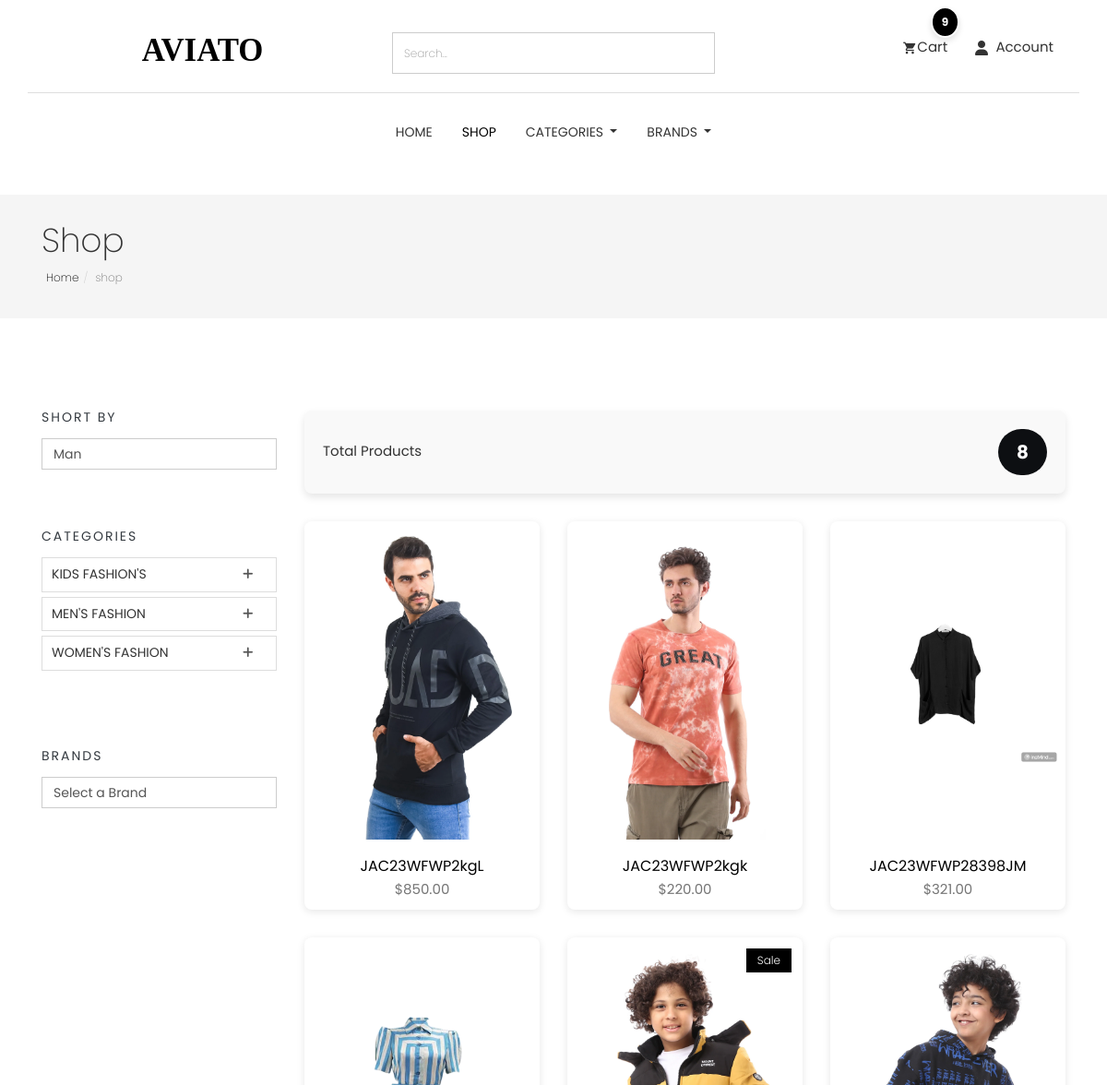
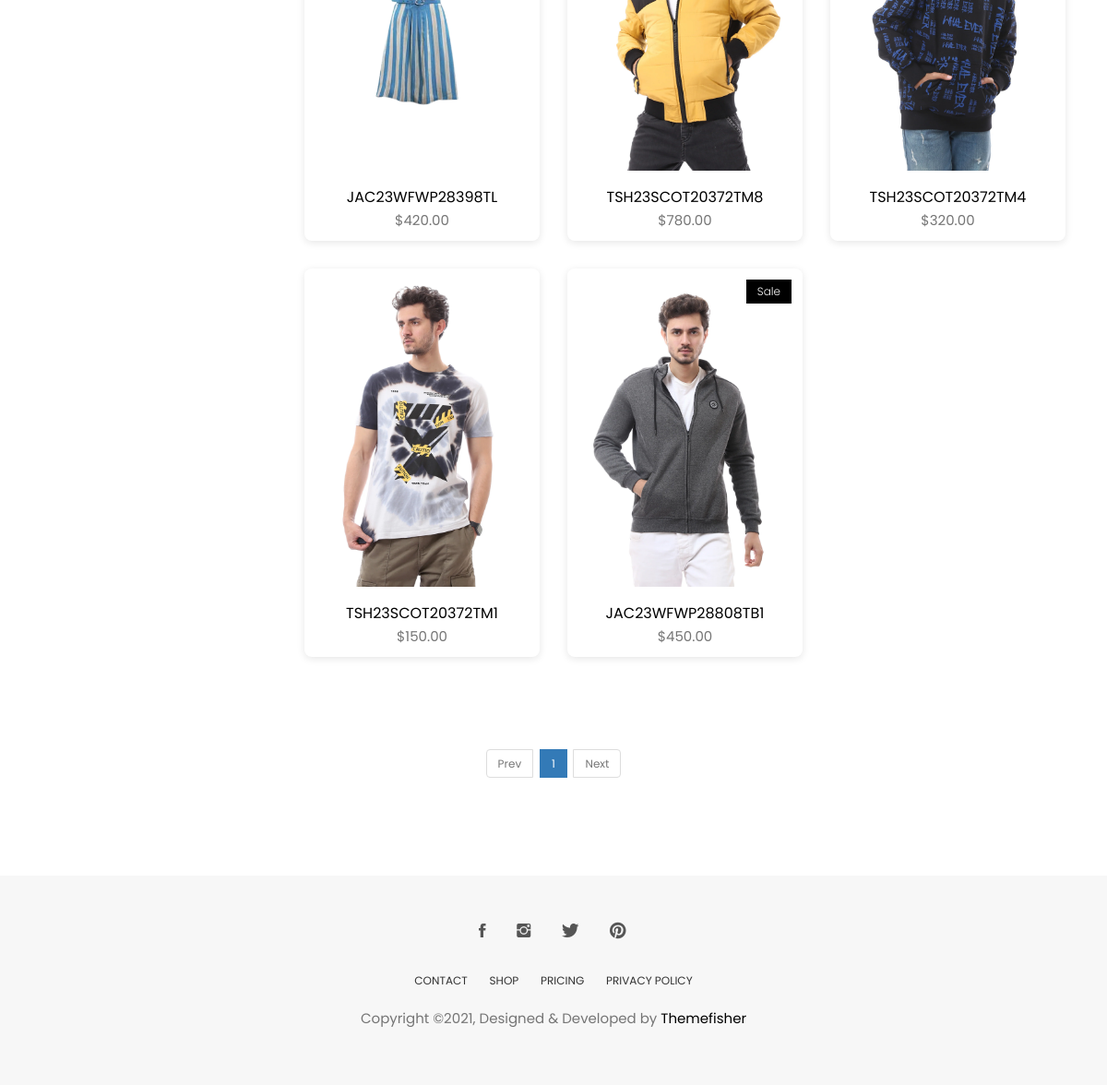
Screenshot of /products/ with the database file from the repository (2 pictures, top to bottom).
### category/models.py (models this page shows, shortened)
class Category(models.Model):
    id = models.UUIDField(primary_key=True, default=uuid.uuid4, editable=False)
    name = models.CharField(max_length=255, unique=True)
    description = models.TextField(blank=True, null=True)
    image = models.ImageField(null=True,blank=True,upload_to='category-image/')
    class Meta:
        verbose_name = "Category"
        verbose_name_plural = "Categories"
        ordering = ['name']  # Categories will be ordered alphabetically by name.

### store/models.py (models this page shows, shortened)
class Product(models.Model):
    id = models.UUIDField(primary_key=True, default=uuid.uuid4, editable=False)
    name = models.CharField( max_length=50)
    image = models.ImageField(upload_to='product/',null=True,blank=True)
    stock = models.IntegerField(default=1)
    price = models.DecimalField(max_digits=10, decimal_places=2, default=Decimal('0.00'))
    description = models.TextField(max_length=10000, blank=True)
    created_at = models.DateTimeField(default=timezone.now)
    modified_date = models.DateTimeField(auto_now=True)
    slug = models.SlugField(null=True, blank=True)
    views = models.PositiveIntegerField(default=0)
    is_available = models.BooleanField(default=True)
    on_sale = models.BooleanField(default=False)
    PRDBrand = models.ForeignKey('Brand', related_name='product_brand', on_delete=models.CASCADE, blank=True, null=True, verbose_name="Brand")
    like = models.ManyToManyField(User, blank=True, related_name='product_favourite')
    category = models.ForeignKey(Subcategory, related_name='product_subcategory', verbose_name="Subcategory", null=True, blank=True, on_delete=models.CASCADE)
    class Meta:
        ordering = ['-created_at']
        verbose_name = "Product"
        verbose_name_plural = "Products"

### store/views.py (the view, shortened to what this page needs)
# urls.py: path('' , views.product_list , name='product_list'),
def product_list(request,subcategory_id=None,category_id=None,brand_id=None):
    subcategories = None
    products = None
    categories = None
    brands = None
    if subcategory_id != None :
        subcategories = get_object_or_404(Subcategory,id = subcategory_id)
        products = Product.objects.filter(category=subcategories  ,is_available=True)
        product_count = products.count()
        paginator = Paginator(products, 9)  # Show 9 products per page
        page_number = request.GET.get('page')
        page_obj = paginator.get_page(page_number)
    else:
        products = Product.objects.all().filter(is_available=True)
        product_count = products.count()
        paginator = Paginator(products, 9)  # Show 9 products per page
        page_number = request.GET.get('page')
        page_obj = paginator.get_page(page_number)
    context = {
        'products':page_obj,
        'product_count':product_count
    }
    return render(request , 'products/product_list.html' , context)

### cart/cart_utils.py (called while the page is built)
def _cart_id(request):
    cart = request.session.session_key
    if not cart:
        cart = request.session.create()
    return cart

### cart/models.py (called while the page is built)
    def sub_total(self):
        return self.product.price * self.quantity

### category/category_context.py (called while the page is built)
def nav_links(request):
    categories_nav = Category.objects.all()
    subcategories_nav = Subcategory.objects.all()
    brands_nav = Brand.objects.all()
    context = {
        'categories_nav':categories_nav,
        'brands_nav':brands_nav,
        'subcategories_nav':subcategories_nav,
    }
    return context

### category/models.py (called while the page is built)
    def get_url(self):
        return reverse('products_by_subcategory',args=[self.id])

### store/models.py (called while the page is built)
    def get_url(self):
        return reverse('products_by_brand',args=[self.id])

    def __str__(self):
        return self.name

### store/templates/products/product_list.html (shortened to what this page needs)
{% extends "base.html" %}
{% load static %}
{% block body %}
<section class="page-header">
    <div class="container">
        <div class="row">
            <div class="col-md-12">
                <div class="content">
                    {% if 'search' in request.path %}
                    <h2 class="title-page"> Search Result</h2>
                    {% else %}
                    <h1 class="page-name">Shop</h1>
                    {% endif %}
                    <ol class="breadcrumb">
                        <li><a href="/">Home</a></li>
                        <li class="active">shop</li>
                    </ol>
                </div>
            </div>
        </div>
    </div>
</section>
<section class="products section">
    <div class="container">
        <div class="row">
            <div class="col-md-3">
                <div class="widget">
                    <h4 class="widget-title">Short By</h4>
                    <form method="post" action="#">
                        <select class="form-control">
                            <option>Man</option>
                        </select>
                    </form>
                </div>
                <div class="widget product-category">
                    <h4 class="widget-title">Categories</h4>
                    <div class="panel-group commonAccordion" id="accordion" role="tablist" aria-multiselectable="true">
                        {% for category in categories_nav %}
                        <div class="panel panel-default">
                            <div class="panel-heading" role="tab" id="heading{{ category.id }}">
                                <h4 class="panel-title">
                                    <a class="collapsed" role="button" data-toggle="collapse" data-parent="#accordion"
                                        href="#collapse{{ category.id }}" aria-expanded="false"
                                        aria-controls="collapse{{ category.id }}">
                                        {{ category.name }}
                                    </a>
                                </h4>
                            </div>
                        </div>
                        {% endfor %}
                    </div>
                </div>
                <div class="widget">
                    <h4 class="widget-title">Brands</h4>
                    <select class="form-control" onchange="window.location.href=this.value;">
                        <option value="">Select a Brand</option>
                    </select>
                </div>
            </div>
            <div class="col-md-9">
                {% if products %}
                <div class="product-count">
                    <h3 class="product-count-title">Total Products</h3>
                    <span class="product-count-badge">{{ product_count }}</span>
                </div>
                <div class="row">
                    {% for product in products %}
                    <div class="col-md-4">
                        <div class="product-item">
                            <div class="product-thumb">
                                {% if product.on_sale %}
                                <span class="bage">Sale</span>
                                {% endif %}
                                <img class="img-responsive object-fit-contain" width="300px" height="300px"
                                    src="{{product.image.url}}" alt="product-img" />
                            </div>
                            <div class="product-content">
                                <h4><a href="{% url 'product_details' product.id %}">{{ product.name }}</a></h4>
                                <p class="price">${{ product.price }}</p>
                            </div>
                        </div>
                    </div>
                    {% endfor %}
                </div>
                {% endif %}
            </div>
        </div>
        <div class="text-center">
            <ul class="pagination post-pagination">
                {% if products.has_previous %}
                <li><a href="?page={{ products.previous_page_number }}">Prev</a></li>
                {% else %}
                <li class="disabled"><span>Prev</span></li>
                {% endif %}
                {% for page_num in products.paginator.page_range %}
                {% if products.number == page_num %}
                <li class="active"><span>{{ page_num }}</span></li>
                {% else %}
                <li><a href="?page={{ page_num }}">{{ page_num }}</a></li>
                {% endif %}
                {% endfor %}
                {% if products.has_next %}
                <li><a href="?page={{ products.next_page_number }}">Next</a></li>
                {% else %}
                <li class="disabled"><span>Next</span></li>
                {% endif %}
            </ul>
        </div>
    </div>
</section>
{% endblock body %}

### static/css/style.css (style rules this page uses)
body { line-height: 1.5; font-family: "Poppins", sans-serif; -webkit-font-smoothing: antialiased; }
p { font-family: "Poppins", sans-serif; color: #757575; font-size: 15px; }
h1, h2, h3, h4, h5, h6 { font-family: "Poppins", sans-serif; }
h1, h2, h3, h4, h5, h6 { font-weight: 400; }
ol, ul { margin: 0; padding: 0; list-style: none; }
.form-control { box-shadow: none; border-radius: 0; }
.section { padding: 80px 0; }
.page-header { background: #f5f5f5; margin-top: 20px; border-bottom: none; padding: 30px 0; }
.page-header h1 { font-weight: 200; margin: 0 0 6px 0; }
.page-header .breadcrumb { background: transparent; padding: 5px; margin: 0; }
.page-header .breadcrumb li { font-weight: 200; font-size: 12px; }
.page-header .breadcrumb li a { color: #000; }
.commonAccordion .panel, .commonAccordion-2 .panel { border-radius: 0; box-shadow: none; }
.commonAccordion .panel .panel-heading, .commonAccordion-2 .panel .panel-heading { background: transparent; padding: 0; }
.commonAccordion .panel .panel-title, .commonAccordion-2 .panel .panel-title { position: relative; }
.commonAccordion .panel .panel-title a, .commonAccordion-2 .panel .panel-title a { display: block; font-size: 14px; text-transform: uppercase; padding: 10px 10px; }
.commonAccordion .panel .panel-title a:before, .commonAccordion-2 .panel .panel-title a:before { color: #555; content: "\f209"; position: absolute; right: 25px; font-family: "themefisher-font"; }
.commonAccordion .panel .panel-title a.collapsed:before, .commonAccordion-2 .panel .panel-title a.collapsed:before { content: "\f217"; }
.product-item { background-color: #fff; border-radius: 8px; overflow: hidden; box-shadow: 0 2px 8px rgba(0, 0, 0, 0.1); transition: all 0.3s ease; margin-bottom: 30px; }
.product-item .product-thumb { position: relative; }
.product-item .product-thumb img { object-fit: contain !important; height: 350px !important; width: 350px !important; }
.product-item .product-thumb .bage { position: absolute; top: 12px; right: 12px; background: #000; color: #fff; font-size: 12px; padding: 4px 12px; font-weight: 300; display: inline-block; }
.product-item .product-thumb:before { transition: 0.3s all; opacity: 0; background: rgba(0, 0, 0, 0.6); content: ""; position: absolute; top: 0; right: 0; left: 0; bottom: 0; }
.product-item .product-content { text-align: center; }
.product-item .product-content h4 { font-size: 16px; font-weight: 400; margin-top: 15px; margin-bottom: 6px; }
.product-item .product-content h4 a { color: #000; }
.product-count { background-color: #f9f9f9; padding: 20px; margin-bottom: 30px; border-radius: 8px; display: flex; align-items: center; justify-content: space-between; box-shadow: 0 4px 8px rgba(0, 0, 0, 0.1); }
.product-count-title { font-size: 1.5rem; color: #333; margin: 0; }
.product-count-badge { font-size: 2rem; color: #ffffff; background-color: #0d0f12; padding: 10px 20px; border-radius: 50px; font-weight: bold; display: inline-block; }
.post-pagination { margin-top: 70px; }
.post-pagination > li { margin: 0 2px; display: inline-block; font-size: 12px; }
.widget { margin-bottom: 30px; padding-bottom: 35px; }
.widget .widget-title { margin: 0; padding-bottom: 15px; font-size: 14px; font-weight: 400; text-transform: uppercase; letter-spacing: 2px; }
.widget-title { font-size: 18px; margin-bottom: 10px; color: #343a40; }

### rows the page displays
Category: name "KIDS FASHION'S"
Category: name "MEN'S FASHION"
Category: name "WOMEN'S FASHION"
Product: image (picture), name "JAC23WFWP2kgL", price "850.00"
Product: image (picture), name "JAC23WFWP2kgk", price "220.00"
Product: image (picture), name "JAC23WFWP28398JM", price "321.00"
Product: image (picture), name "JAC23WFWP28398TL", price "420.00"
Product: on_sale "Sale", image (picture), name "TSH23SCOT20372TM8", price "780.00"
Product: image (picture), name "TSH23SCOT20372TM4", price "320.00"
Product: image (picture), name "TSH23SCOT20372TM1", price "150.00"
Product: on_sale "Sale", image (picture), name "JAC23WFWP28808TB1", price "450.00"

### other values shown
{{ quantity }} "9"
{{ product_count }} "8"
{{ page_num }} "1"
